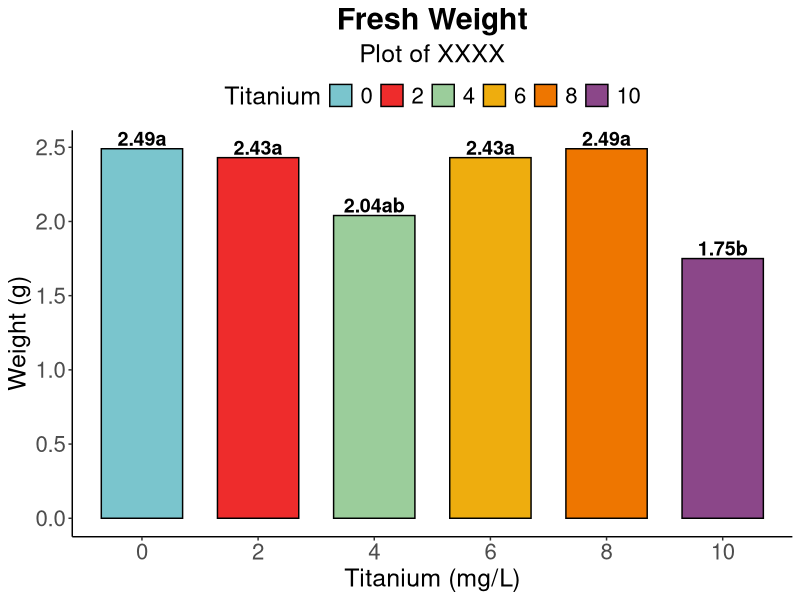

Generate this figure with R:
# Colors
# http://www.stat.columbia.edu/~tzheng/files/Rcolor.pdf
# https://www.datanovia.com/en/blog/ggplot-colors-best-tricks-you-will-love/
# http://www.sthda.com/english/wiki/ggplot2-themes-and-background-colors-the-3-elements
# https://felixfan.github.io/ggplot2-remove-grid-background-margin/
# http://www.cookbook-r.com/Graphs/Bar_and_line_graphs_(ggplot2)/  (good)


# Legend tutorial
# https://www.datanovia.com/en/blog/ggplot-legend-title-position-and-labels/

# The aim of this plot is to see the weight of an aquatic plant that is grown under different pollution
# conditions (nano-particles of Titanium are used here)

# Function to clear console
cat("\014")
# Learn R version
getRversion()
# Clearing all plots
graphics.off()
# To empty an environment
rm(list = ls())

# Including ggplot2 library and gridExtra
library(ggplot2)
library(gridExtra)


# create a dataset
Titanium = c("0", "2", "4", "6", "8", "10")
Titanium
Fresh_Wt = c(2.49, 2.43, 2.04, 2.43, 2.49, 1.75)
Fresh_Wt
Labels = c("2.49a", "2.43a", "2.04ab", "2.43a", "2.49a", "1.75b")   # a, b, and ab are the relationships due to ANOVA
data = data.frame(Titanium, Fresh_Wt, Labels)
data
# We want to define the order of plotting
data$Titanium <- factor(data$Titanium , levels = c("0", "2", "4", "6", "8", "10"))
data
str(data)

cbp1 <- c("cadetblue3", "firebrick2", "darkseagreen3", "darkgoldenrod2", "darkorange2", "orchid4")

plot1 <- ggplot(data, aes(y = Fresh_Wt, x = Titanium, fill = Titanium)) + 
  
  geom_bar(position="dodge", stat="identity", colour="black", width=.7)  +
  
  guides(fill=guide_legend(nrow = 1, byrow = TRUE)) + 
  scale_fill_manual(values = cbp1) +
  geom_text(aes(label=Labels), size = 5, fontface = "bold", vjust = -0.2) +
  ggtitle(label = "Fresh Weight", subtitle = "Plot of XXXX") +
  ylab("Weight (g)") +
  xlab("Titanium (mg/L)") +
  labs(fill = "Titanium") +
  
  theme(panel.grid.major = element_blank(), panel.grid.minor = element_blank(),
        panel.background = element_blank(), axis.line = element_line(colour = "black"),
        plot.title = element_text(size = 22, face = "bold", hjust = 0.5),
        plot.subtitle = element_text(size = 18, hjust = 0.5),
       
        legend.title = element_text(size = 18),
        legend.text = element_text(size = 16),
        legend.position = "top",
        
        axis.title.x = element_text(size = 18),
        axis.text.x = element_text(size = 16),
        
        axis.title.y = element_text(size = 18),
        axis.text.y = element_text(size = 16))

plot1
